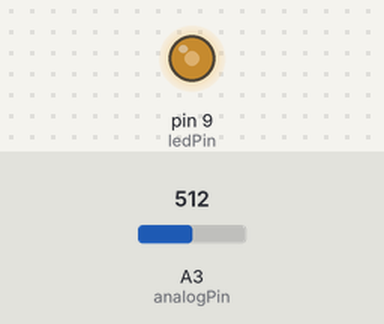
Bench run of a sketch on a simulated Arduino Uno, built with avr-gcc and run on an emulated ATmega328P. On the bench: output pins drawn as LEDs (lit = HIGH). Inputs (shaded band) come from the test bench; at power-on: A3 (analogPin) = 512.

Above: at 1.2 s.
1.3 s: A3 (analogPin) set to 716
At 2.5 s:
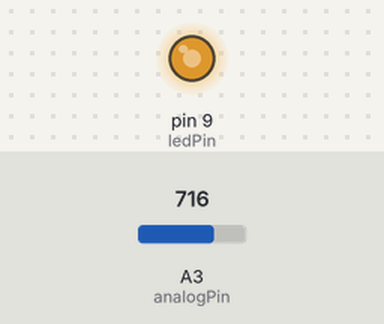
2.8 s: A3 (analogPin) set to 900
At 3.8 s:
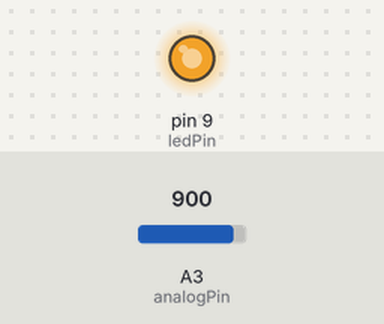
4.3 s: A3 (analogPin) set to 122
At 4.9 s:
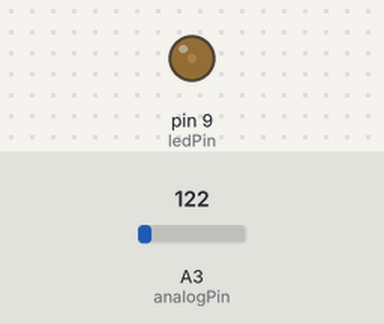
5.8 s: A3 (analogPin) set to 0
At 6.1 s:
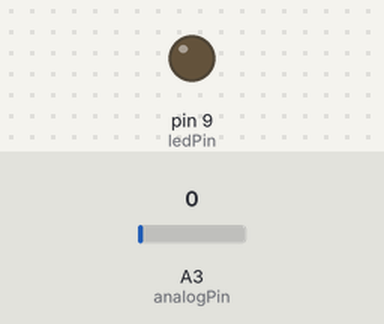
Timing chart, 0 to 8.3 s (numbered marks = the images above; inputs shaded):
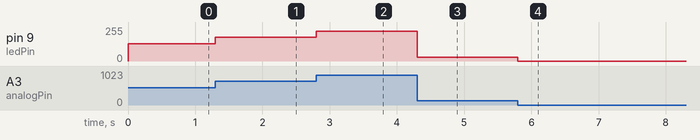

Measured:
- after the input at 1.3 s, pin 9 (ledPin): 128/255 → 179/255 at once
- after the input at 2.8 s, pin 9 (ledPin): 179/255 → 225/255 at once
- after the input at 4.3 s, pin 9 (ledPin): 225/255 → 30/255 at once
- after the input at 5.8 s, pin 9 (ledPin): 30/255 → 0/255 at once

The sketch:

sketch_sep28a.ino
```cpp
int ledPin = 9;      // LED connected to digital pin 9
int analogPin = 3;   // potentiometer connected to analog pin 3
int val = 0;         // variable to store the read value

void setup() {
    pinMode(ledPin, OUTPUT);   // sets the pin as output
    digitalWrite(ledPin, HIGH);
}

void loop() {
    val = analogRead(analogPin);   // read the input pin
    analogWrite(ledPin, val / 4);  // analogRead values go from 0 to 1023, analogWrite values from 0 to 255
}
```
